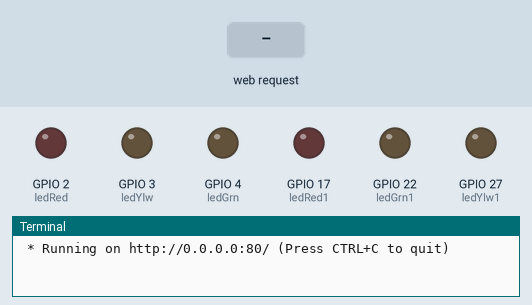
Simulated run of this program. Board: Raspberry Pi (BCM pin numbers). On the bench: output pins drawn as LEDs (lit = HIGH), the last lines printed to the terminal. The inputs (shaded band) are chosen by the test bench. The clock reads 2024-03-15 10:24:30 at power-on unless the program sets it.

Above: at 1.2 s.
1.3 s: HTTP request for /ledRed/on received
At 2.4 s:
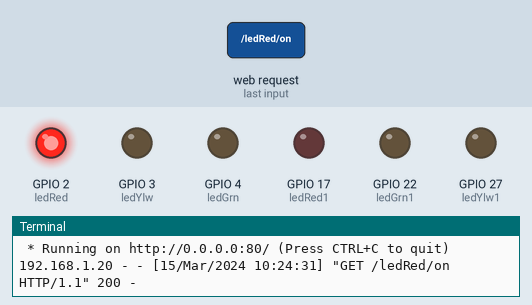
2.8 s: HTTP request for /ledYlw/on received
At 3.5 s:
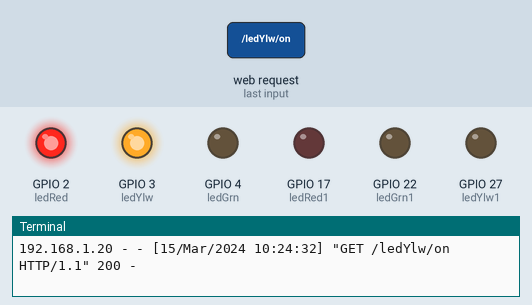
4.3 s: HTTP request for /ledGrn/on received
At 4.7 s:
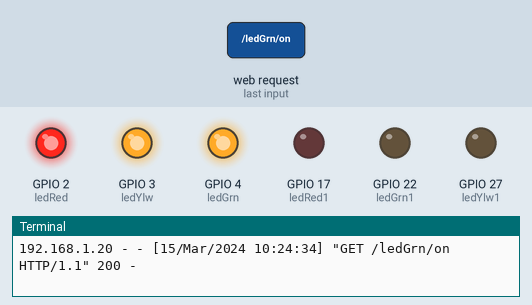
5.8 s: HTTP request for /ledRed/off received
At 7.0 s:
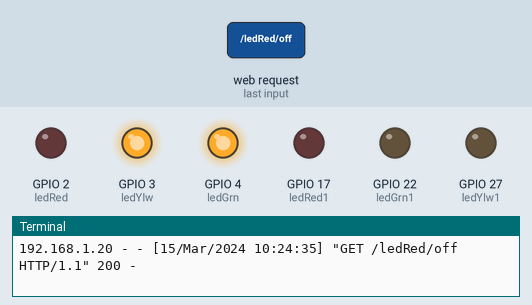
7.3 s: HTTP request for /ledYlw/off received
At 8.1 s:
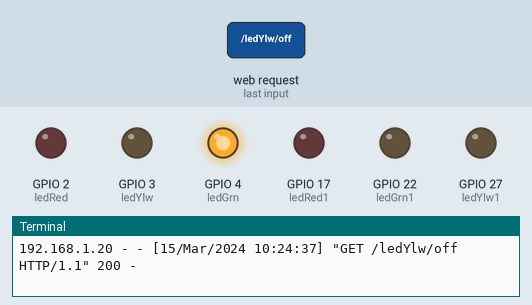
8.8 s: HTTP request for /ledRed1/on received
At 9.3 s:
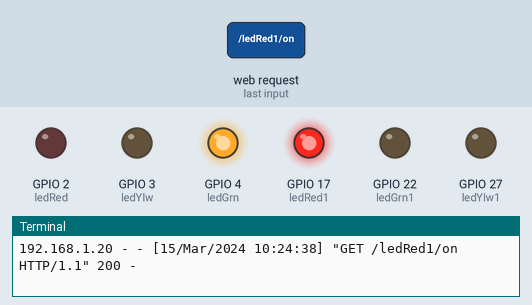
Timing chart, 0 to 11.3 s (numbered marks = the images above; inputs shaded):
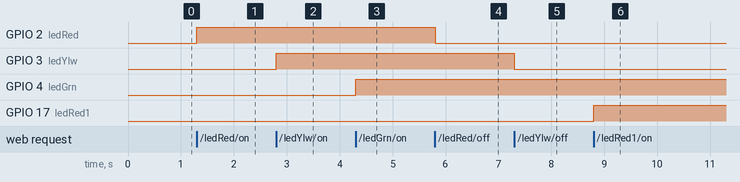

Measured:
- after the input at 1.3 s, GPIO 2 (ledRed): LOW → HIGH at once
- after the input at 2.8 s, GPIO 3 (ledYlw): LOW → HIGH at once
- after the input at 4.3 s, GPIO 4 (ledGrn): LOW → HIGH at once
- after the input at 5.8 s, GPIO 2 (ledRed): HIGH → LOW at once
- after the input at 7.3 s, GPIO 3 (ledYlw): HIGH → LOW at once
- after the input at 8.8 s, GPIO 17 (ledRed1): LOW → HIGH at once

The program:

app.py
```python
'''
	Raspberry Pi GPIO Status and Control
	adapted by Arnaldo Viana
'''
import RPi.GPIO as GPIO
from flask import Flask, render_template, request

app = Flask(__name__)

GPIO.setmode(GPIO.BCM)
GPIO.setwarnings(False)

#define actuators GPIOs
ledRed = 2
ledYlw = 3
ledGrn = 4
ledRed1 = 17
ledYlw1 = 27
ledGrn1 = 22

#initialize GPIO status variables
ledRedSts = 0
ledYlwSts = 0
ledGrnSts = 0
ledRedSts1 = 0
ledYlwSts1 = 0
ledGrnSts1 = 0

# Define led pins as output
GPIO.setup(ledRed, GPIO.OUT)
GPIO.setup(ledYlw, GPIO.OUT)
GPIO.setup(ledGrn, GPIO.OUT)
GPIO.setup(ledRed1, GPIO.OUT)
GPIO.setup(ledYlw1, GPIO.OUT)
GPIO.setup(ledGrn1, GPIO.OUT)

# turn leds OFF
GPIO.output(ledRed, GPIO.LOW)
GPIO.output(ledYlw, GPIO.LOW)
GPIO.output(ledGrn, GPIO.LOW)
GPIO.output(ledRed1, GPIO.LOW)
GPIO.output(ledYlw1, GPIO.LOW)
GPIO.output(ledGrn1, GPIO.LOW)

@app.route("/")
def index():
	# Read Sensors Status
	ledRedSts = GPIO.input(ledRed)
	ledYlwSts = GPIO.input(ledYlw)
	ledGrnSts = GPIO.input(ledGrn)
	ledRedSts1 = GPIO.input(ledRed1)
	ledYlwSts1 = GPIO.input(ledYlw1)
	ledGrnSts1 = GPIO.input(ledGrn1)

	templateData = {
              'title' : 'GPIO output Status!',
              'ledRed'  : ledRedSts,
              'ledYlw'  : ledYlwSts,
              'ledGrn'  : ledGrnSts,
              'ledRed1'  : ledRedSts1,
              'ledYlw1'  : ledYlwSts1,
              'ledGrn1'  : ledGrnSts1,
        }
	return render_template('index.html', **templateData)

@app.route("/<deviceName>/<action>")
def action(deviceName, action):
	if deviceName == 'ledRed':
		actuator = ledRed
	if deviceName == 'ledYlw':
		actuator = ledYlw
	if deviceName == 'ledGrn':
		actuator = ledGrn
	if deviceName == 'ledRed1':
		actuator = ledRed1
	if deviceName == 'ledYlw1':
		actuator = ledYlw1
	if deviceName == 'ledGrn1':
		actuator = ledGrn1

	if action == "on":
		GPIO.output(actuator, GPIO.HIGH)
	if action == "off":
		GPIO.output(actuator, GPIO.LOW)

	ledRedSts = GPIO.input(ledRed)
	ledYlwSts = GPIO.input(ledYlw)
	ledGrnSts = GPIO.input(ledGrn)
	ledRedSts1 = GPIO.input(ledRed1)
	ledYlwSts1 = GPIO.input(ledYlw1)
	ledGrnSts1 = GPIO.input(ledGrn1)

	templateData = {
              'ledRed'  : ledRedSts,
              'ledYlw'  : ledYlwSts,
              'ledGrn'  : ledGrnSts,
              'ledRed1'  : ledRedSts1,
              'ledYlw1'  : ledYlwSts1,
              'ledGrn1'  : ledGrnSts1,
	}
	return render_template('index.html', **templateData)

if __name__ == "__main__":
   app.run(host='0.0.0.0', port=80, debug=True)
```
